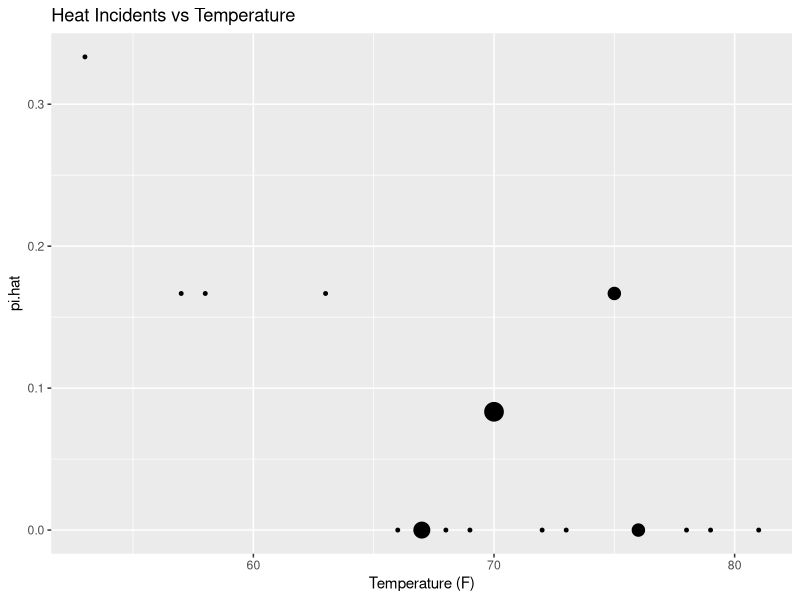
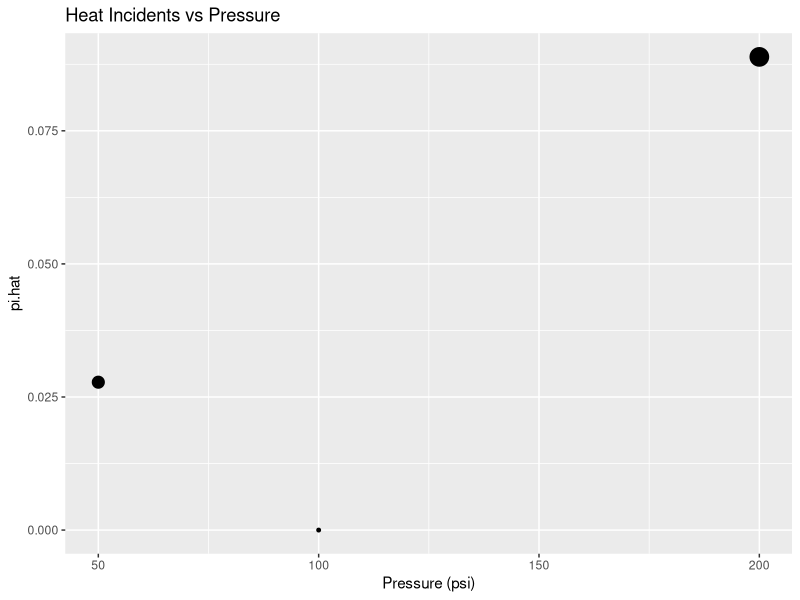
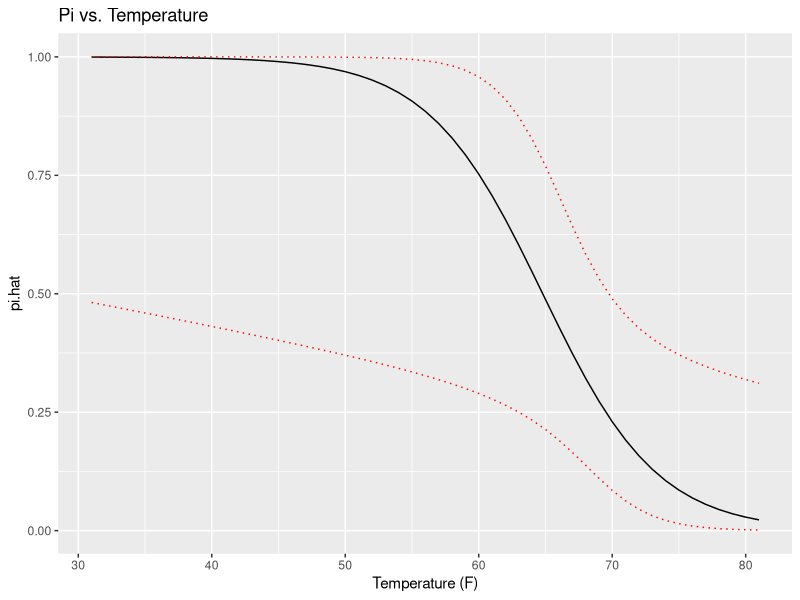

R code for these plots, in order: (Note: this script raises an error after producing the figures.)
## ---- chunk 1
knitr::opts_chunk$set(echo = TRUE)
## ---- chunk 2
library(data.table)
library(ggplot2)

dt = as.data.table(read.csv('challenger.csv', header = TRUE, sep = ','))
# head(dt)

# data tables for plots
dtt = dt[, .(w = sum(O.ring), n = sum(Number)), by = Temp][, pi.hat := w/n]
dtp = dt[, .(w = sum(O.ring), n = sum(Number)), by = Pressure][, pi.hat := w/n]
# head(dtt)
# head(dtp)

# plots of pi_hat vs. temperature and pressure
par(mfrow = c(2,2))
plt.t = ggplot(data = dtt, aes(x = Temp, y = pi.hat))
plt.t + geom_point(aes(size = n)) +
        labs(title = 'Heat Incidents vs Temperature', x = 'Temperature (F)') +
        theme(legend.position = 'none')

plt.p = ggplot(data = dtp, aes(x = Pressure, y = pi.hat))
plt.p + geom_point(aes(size = n)) +
        labs(title = 'Heat Incidents vs Pressure', x = 'Pressure (psi)') +
        theme(legend.position = 'none')
## ---- chunk 3
# binary response model
dt[, fail := as.numeric(O.ring > 0)]
mod.fit.lr = glm(formula = fail ~ Temp + Pressure, family = binomial(link = logit), data = dt)
summary(mod.fit.lr)
## ---- chunk 4
library(car)
Anova(mod.fit.lr, test = 'LR')
## ---- chunk 5
# binary response model
mod.fit.lr2 = glm(formula = fail ~ Temp, family = binomial(link = logit), data = dt)
summary(mod.fit.lr2)
## ---- chunk 6
# predicted values with temperature only model
pred.x = data.frame(Temp = 31:81)
logit = predict(object = mod.fit.lr2, newdata = pred.x, type = 'link', se = TRUE)
pi.hat = exp(logit$fit) / (1 + exp(logit$fit))

# Wald confidence interval
alpha = 0.05
# ci.logit = logit$fit + qnorm(p = c(alpha/2, 1 - alpha/2))*logit$se.fit
# ci.pi = exp(ci.logit) / (1 + exp(ci.logit))

ci.logit.upper = logit$fit + qnorm(p = 1 - alpha/2)*logit$se.fit
ci.logit.lower = logit$fit + qnorm(p = alpha/2)*logit$se.fit
ci.pi.upper = exp(ci.logit.upper) / (1 + exp(ci.logit.upper))
ci.pi.lower = exp(ci.logit.lower) / (1 + exp(ci.logit.lower))

# data table with predicted values
pred = data.table(pred.x,
                  pi.hat = pi.hat,
                  n.hat = pi.hat*6,
                  ci.pi.lower = ci.pi.lower,
                  ci.pi.upper = ci.pi.upper)

# plots of pi.hat and expected incidents vs. temperature
par(mfrow = c(2,2))

# plot of pi.hat vs. temperature
plt1 = ggplot()
plt1 + geom_line(data = pred, aes(x = Temp, y = pi.hat)) +
        geom_line(data = pred, aes(x = Temp, y = ci.pi.upper), color = 'red', linetype = 'dotted') +
        geom_line(data = pred, aes(x = Temp, y = ci.pi.lower), color = 'red', linetype = 'dotted') +
        labs(title = 'Pi vs. Temperature', x = 'Temperature (F)') +
        theme(legend.position = 'none')

# plot of expected incidents vs. temperature
plt2 = ggplot() +
        geom_line(data = pred, aes(x = temp, y = n.hat)) +
        labs(title = 'Expected number of failures vs. Temperature', x = 'Temperature (F)') +
        theme(legend.position = 'none')
## ---- chunk 7
# predication at 31 degrees
pred[31]$pi.hat

# 95% Wald CI
ci.pi.lower[31]
ci.pi.upper[31]
## ---- chunk 8
# simulate data sets from estimated model
set.seed()
y = rbinom(n = 23, size = 6, prob = )

# estimate new models with simulated data


# compute outcomes with bootstrapped models; take 0.05 and 0.95 quantiles of observed outcomes as 90% CI
